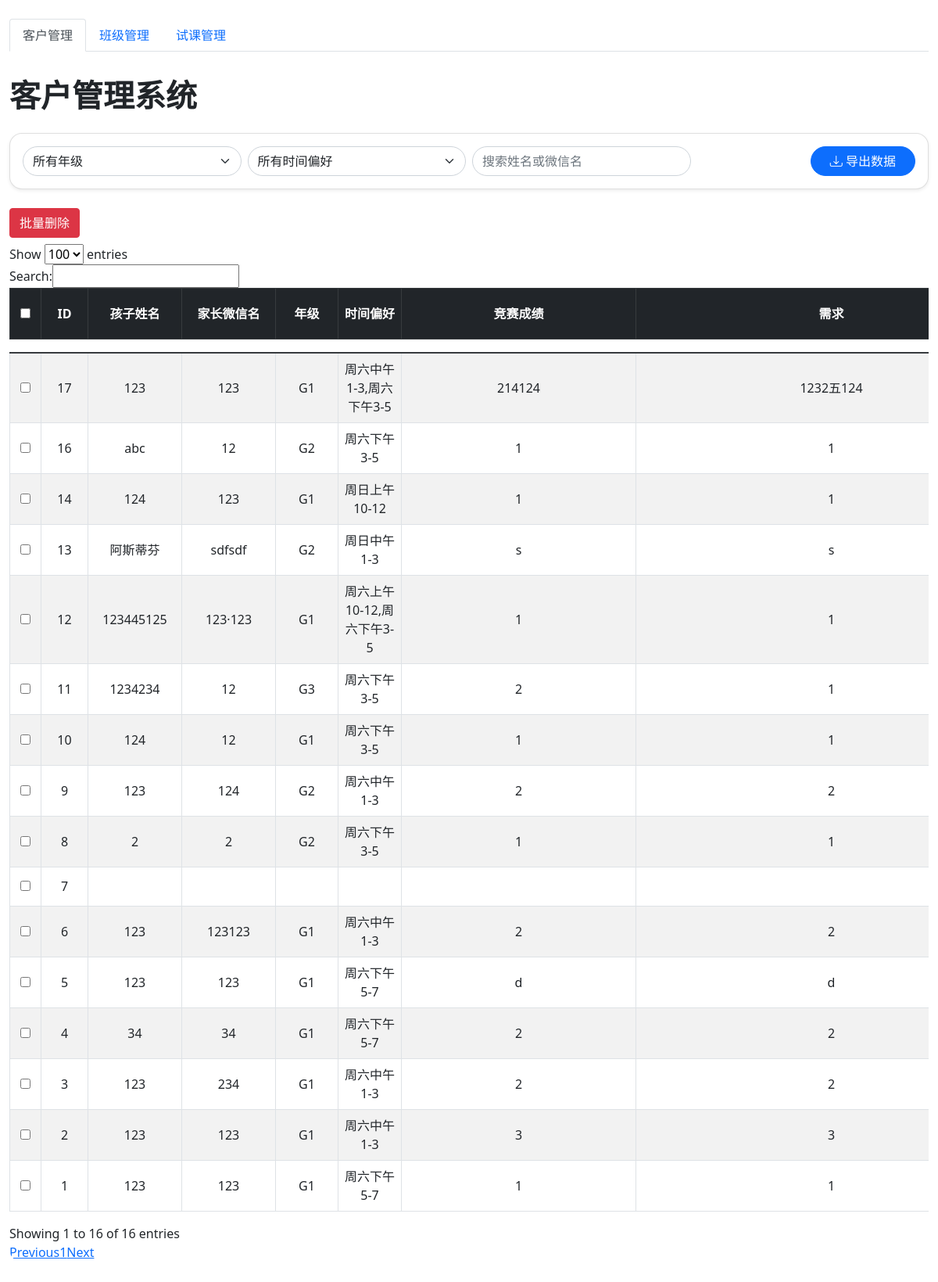
The app's page /admin/dashboard with its own data.
### app.py (models this page shows)
class Customer(db.Model):
    id = db.Column(db.Integer, primary_key=True)
    child_name = db.Column(db.String(100), nullable=False)
    wechat_name = db.Column(db.String(100), nullable=False)
    grade = db.Column(db.String(50), nullable=False)
    preferred_time = db.Column(db.String(200))
    competition_experience = db.Column(db.Text)
    needs = db.Column(db.Text)
    recommended_class = db.Column(db.String(100))
    trial_class_time = db.Column(db.Date)  # 只存日期
    future_trial_time = db.Column(db.Date)  # 未来预定字符串
    created_at = db.Column(db.DateTime, default=datetime.utcnow)

### app.py (the view)
@app.route('/admin/dashboard')
def admin_dashboard():
    customers = Customer.query.order_by(Customer.created_at.desc()).all()
    classes = ClassInfo.query.all()
    return render_template('admin_dashboard.html', customers=customers, classes=classes)

### templates/admin_dashboard.html (shortened to what this page needs)
<!DOCTYPE html>
<html lang="zh">
<head>
    <link href="https://cdn.jsdelivr.net/npm/bootstrap@5.1.0/dist/css/bootstrap.min.css" rel="stylesheet">
    <link href="https://cdn.jsdelivr.net/npm/datatables@1.10.18/media/css/jquery.dataTables.min.css" rel="stylesheet">
    <link rel="stylesheet" href="https://cdn.jsdelivr.net/npm/bootstrap-icons@1.10.5/font/bootstrap-icons.css">
</head>
<body>
<div class="container-fluid py-4">
    <ul class="nav nav-tabs mb-4" id="adminTab" role="tablist">
        <li class="nav-item" role="presentation">
            <button class="nav-link active" id="customer-tab" data-bs-toggle="tab" data-bs-target="#customerPanel" type="button" role="tab">客户管理</button>
        </li>
        <li class="nav-item" role="presentation">
            <button class="nav-link" id="class-tab" data-bs-toggle="tab" data-bs-target="#classPanel" type="button" role="tab">班级管理</button>
        </li>
        <li class="nav-item" role="presentation">
            <a class="nav-link" id="trial-tab" href="/trial_management">试课管理</a>
        </li>
    </ul>
    <div class="tab-content">
        <div class="tab-pane fade show active" id="customerPanel" role="tabpanel">
            <h2 class="mb-4 fw-bold display-6">客户管理系统</h2>
            <div class="card mb-4 shadow-sm">
                <div class="card-body">
                    <div class="row g-2 align-items-center">
                        <div class="col-md-3">
                            <select class="form-select rounded-pill" id="gradeFilter">
                                <option value="">所有年级</option>
                            </select>
                        </div>
                        <div class="col-md-3">
                            <select class="form-select rounded-pill" id="timeFilter">
                                <option value="">所有时间偏好</option>
                            </select>
                        </div>
                        <div class="col-md-3">
                            <input type="text" class="form-control rounded-pill" id="searchInput" placeholder="搜索姓名或微信名">
                        </div>
                        <div class="col-md-3 text-end">
                            <button class="btn btn-primary rounded-pill px-4" onclick="exportData()"><i class="bi bi-download"></i> 导出数据</button>
                        </div>
                    </div>
                </div>
            </div>
            <div class="mb-2">
                <button class="btn btn-danger" onclick="batchDeleteCustomers()">批量删除</button>
            </div>
            <div class="table-responsive">
                <div style="overflow-x:auto;">
                    <table class="table table-striped table-hover table-bordered align-middle" id="customersTable" style="width:100%;">
                        <thead class="table-dark text-center">
                            <tr>
                                <th style="min-width:40px;"><input type="checkbox" id="selectAllCustomers"></th>
                                <th style="min-width:60px;">ID</th>
                                <th style="min-width:120px;">孩子姓名</th>
                                <th style="min-width:120px;">家长微信名</th>
                                <th style="min-width:80px;">年级</th>
                                <th style="min-width:30px;">时间偏好</th>
                                <th style="min-width:300px;">竞赛成绩</th>
                                <th style="min-width:500px;">需求</th>
                            </tr>
                        </thead>
                        <tbody class="text-center">
                            {% for customer in customers %}
                            <tr>
                                <td style="min-width:40px;"><input type="checkbox" class="customer-checkbox" value="{{ customer.id }}"></td>
                                <td style="min-width:60px;">{{ customer.id }}</td>
                                <td style="min-width:120px;">{{ customer.child_name }}</td>
                                <td style="min-width:120px;">{{ customer.wechat_name }}</td>
                                <td style="min-width:80px;">{{ customer.grade }}</td>
                                <td class="preference-cell">{{ customer.preferred_time }}</td>
                                <td class="competition-cell">{{ customer.competition_experience }}</td>
                                <td class="needs-cell">{{ customer.needs }}</td>
                            </tr>
                            {% endfor %}
                        </tbody>
                    </table>
                </div>
            </div>
        </div>
    </div>
</div>
</body>
</html>

### templates/admin_dashboard.html (style rules this page uses)
.tab-content { margin-top: 2rem; }
.card { border-radius: 1rem; }
.table thead th { vertical-align: middle; }
.table td, .table th { vertical-align: middle; word-break: break-all; }
.table-responsive { border-radius: 1rem; overflow: hidden; }
#customersTable { width: 100% !important; }
#customersTable th, #customersTable td { white-space: nowrap; text-align: center; vertical-align: middle; padding: 8px; }
.competition-cell, .needs-cell { white-space: normal !important; word-break: break-all; }
.competition-cell { max-width: 300px; }
.needs-cell { max-width: 500px; }
.preference-cell { max-width: 50px; white-space: normal !important; word-break: break-all; }

### records on screen
Customer: id "17", child_name "123", wechat_name "123", grade "G1", preferred_time "周六中午1-3,周六下午3-5", competition_experience "214124", needs "1232五124"
Customer: id "16", child_name "abc", wechat_name "12", grade "G2", preferred_time "周六下午3-5", competition_experience "1", needs "1"
Customer: id "14", child_name "124", wechat_name "123", grade "G1", preferred_time "周日上午10-12", competition_experience "1", needs "1"
Customer: id "13", child_name "阿斯蒂芬", wechat_name "sdfsdf", grade "G2", preferred_time "周日中午1-3", competition_experience "s", needs "s"
Customer: id "12", child_name "123445125", wechat_name "123·123", grade "G1", preferred_time "周六上午10-12,周六下午3-5", competition_experience "1", needs "1"
Customer: id "11", child_name "1234234", wechat_name "12", grade "G3", preferred_time "周六下午3-5", competition_experience "2", needs "1"
Customer: id "10", child_name "124", wechat_name "12", grade "G1", preferred_time "周六下午3-5", competition_experience "1", needs "1"
Customer: id "9", child_name "123", wechat_name "124", grade "G2", preferred_time "周六中午1-3", competition_experience "2", needs "2"
Customer: id "8", child_name "2", wechat_name "2", grade "G2", preferred_time "周六下午3-5", competition_experience "1", needs "1"
Customer: id "7"
Customer: id "6", child_name "123", wechat_name "123123", grade "G1", preferred_time "周六中午1-3", competition_experience "2", needs "2"
Customer: id "5", child_name "123", wechat_name "123", grade "G1", preferred_time "周六下午5-7", competition_experience "d", needs "d"
Customer: id "4", child_name "34", wechat_name "34", grade "G1", preferred_time "周六下午5-7", competition_experience "2", needs "2"
Customer: id "3", child_name "123", wechat_name "234", grade "G1", preferred_time "周六中午1-3", competition_experience "2", needs "2"
Customer: id "2", child_name "123", wechat_name "123", grade "G1", preferred_time "周六中午1-3", competition_experience "3", needs "3"
Customer: id "1", child_name "123", wechat_name "123", grade "G1", preferred_time "周六下午5-7", competition_experience "1", needs "1"
